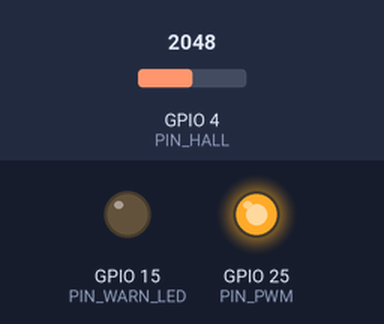
Simulated run of this program. Board: ESP32. Shown: output pins drawn as LEDs (lit = HIGH). The inputs (shaded band) are chosen by the test bench; at power-on: GPIO 4 (PIN_HALL) = 2048. What the program prints to the serial monitor is not drawn.

Above: at 1.1 s.
At 2.1 s:
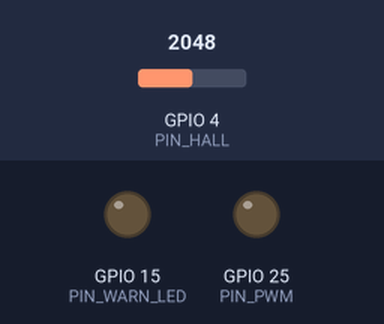
Timing chart, 0 to 3.6 s (numbered marks = the images above):
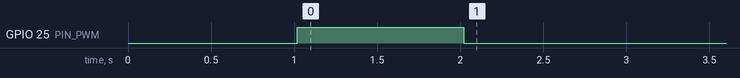

The program:

main.cpp
```cpp
/**
 * @file main.cpp
 * @brief Entry point of Aether-Lock Firmware.
 * @details Updated architecture: Timer acts as a metronome, logic runs in main loop
 *          to allow safe use of analogRead() and other non-ISR-safe functions.
 */

#include <Arduino.h>
#include "Config.h"
#include "Aether_HAL.h"
#include "PID_Controller.h"
#include "MovingAverage.h"
#include "StateMachine.h"
#include "SerialManager.h"

// --- GLOBAL OBJECTS ---
Aether_HAL hal;

PID_Controller pid(
    Config::Control::PID::KP,
    Config::Control::PID::KI,
    Config::Control::PID::KD,
    Config::Control::LOOP_PERIOD_S
);

MovingAverage filter; // Memory allocated in setup

// Pointers for dynamic objects
StateMachine* fsm = nullptr;
SerialManager* serialMgr = nullptr;

hw_timer_t *timer = NULL;

// --- SYNCHRONIZATION FLAG ---
// Communicates between the ISR and the Main Loop
volatile bool run_control_loop = false;

// --- ISR (Interrupt Service Routine) ---
// Acts only as a trigger. Extremely fast and safe.
void IRAM_ATTR onTimer() {
    run_control_loop = true;
}

void setup() {
    // 1. Initialize Serial Communication
    Serial.begin(115200);
    delay(1000); // Allow serial connection to stabilize
    Serial.println(">>> BOOTING AETHER-LOCK...");

    // 2. Initialize Hardware
    hal.init();
    Serial.println("HAL Initialized.");

    // 3. Filter Memory Allocation (CRITICAL)
    // Must be done before creating the FSM
    if (!filter.begin(Config::Control::FILTER_SIZE)) {
        Serial.println("❌ CRITICAL ERROR: Filter Memory Allocation Failed!");
        while (1); // Stop execution
    }
    Serial.println("Filter Memory Allocated.");

    // 4. Instantiate Logic Objects
    // We use dynamic allocation (new) to ensure order of initialization
    fsm = new StateMachine(&hal, &pid, &filter);
    fsm->init();
    Serial.println("FSM Initialized.");

    serialMgr = new SerialManager(&pid, fsm);
    serialMgr->init();
    Serial.println("Serial Manager Initialized.");

    // 5. Timer Configuration
    Serial.println("Starting Timer...");
    timer = timerBegin(0, 80, true);
    timerAttachInterrupt(timer, &onTimer, true);
    timerAlarmWrite(timer, 1000000 / Config::Control::LOOP_FREQ_HZ, true);

    // Enable timer only after everything is ready
    timerAlarmEnable(timer);

    Serial.println(">>> SYSTEM RUNNING. Control Loop Active.");
}

void loop() {
    // 1. High Priority: Control Logic (Triggered by Timer Flag)
    if (run_control_loop) {
        // Reset flag immediately to acknowledge the "tick"
        run_control_loop = false;

        if (fsm != nullptr) {
            fsm->update();
        }
    }

    // 2. Low Priority: Serial Communication & Telemetry
    // These run as fast as possible in the remaining CPU time
    if (serialMgr != nullptr) {
        serialMgr->handleInput();
        serialMgr->streamTelemetry();
    }
}
```

Config.h
```cpp
/**
 * @file Config.h
 * @brief AUTO-GENERATED FILE from project_config.json.
 */

#pragma once

namespace Config {

    namespace Plant {
        constexpr float MASS_KG = 0.007;
        constexpr float GRAVITY = 9.81;
        constexpr float COIL_RESISTANCE = 34;
    }

    namespace Control {
        constexpr float LOOP_FREQ_HZ = 5000;
        constexpr float LOOP_PERIOD_S = 1.0f / 5000;
        constexpr int FILTER_SIZE = 40;
        constexpr unsigned long TELEMETRY_MS = 50;

        // Raw ADC Setpoints
        constexpr float TARGET_ADC = 1900;
        constexpr float IDLE_THRESHOLD = 54;
        constexpr float SAFETY_MIN_ADC = 1726;
        constexpr float SAFETY_MAX_ADC = 2806;

        // Safety Constants
        constexpr unsigned long FALL_TIMEOUT_MS = 1000;
        constexpr float POS_TOLERANCE_M = 0.01;


        namespace PID {
            constexpr float KP = 0.0025;
            constexpr float KI = 0.005;
            constexpr float KD = 0.00015;
        }

        namespace Thermal {
            constexpr float MAX_TEMP_C = 75.0;
            constexpr float WARNING_TEMP_C = 60.0;
            constexpr float AMBIENT_TEMP_C = 25.0;
            constexpr float SUPPLY_VOLTAGE = 12.0;
            constexpr float R_THERMAL = 15.0;

            // Fattore pre-calcolato: Gradi guadagnati per Watt in un ciclo
            constexpr float TEMP_RISE_PER_WATT = 1e-05;
        }
    }

    namespace Hardware {
        constexpr int PIN_HALL = 4;
        constexpr int PIN_PWM = 25;
        constexpr int PIN_WARN_LED = 15;

        // ADC & Sensor
        constexpr int ADC_BITS = 12;
        constexpr float ADC_REF_V = 3.3;
        constexpr float VOLTS_PER_BIT = 0.0008058608058608059;

        constexpr float HALL_ZERO_V = 1.5856;
        constexpr float HALL_SENSITIVITY = 0.1445;
        constexpr float HALL_COIL_COUPLING = 828;

        // PWM Settings
        constexpr int PWM_FREQ = 20000;
        constexpr int PWM_BITS = 10;
        constexpr int PWM_CHANNEL = 0;
        constexpr int PWM_MAX_DUTY = 1023;
    }
}
```

Measured:
- by itself, GPIO 25 (PIN_PWM): LOW → HIGH at 1.0 s, → LOW 1.0 s later
